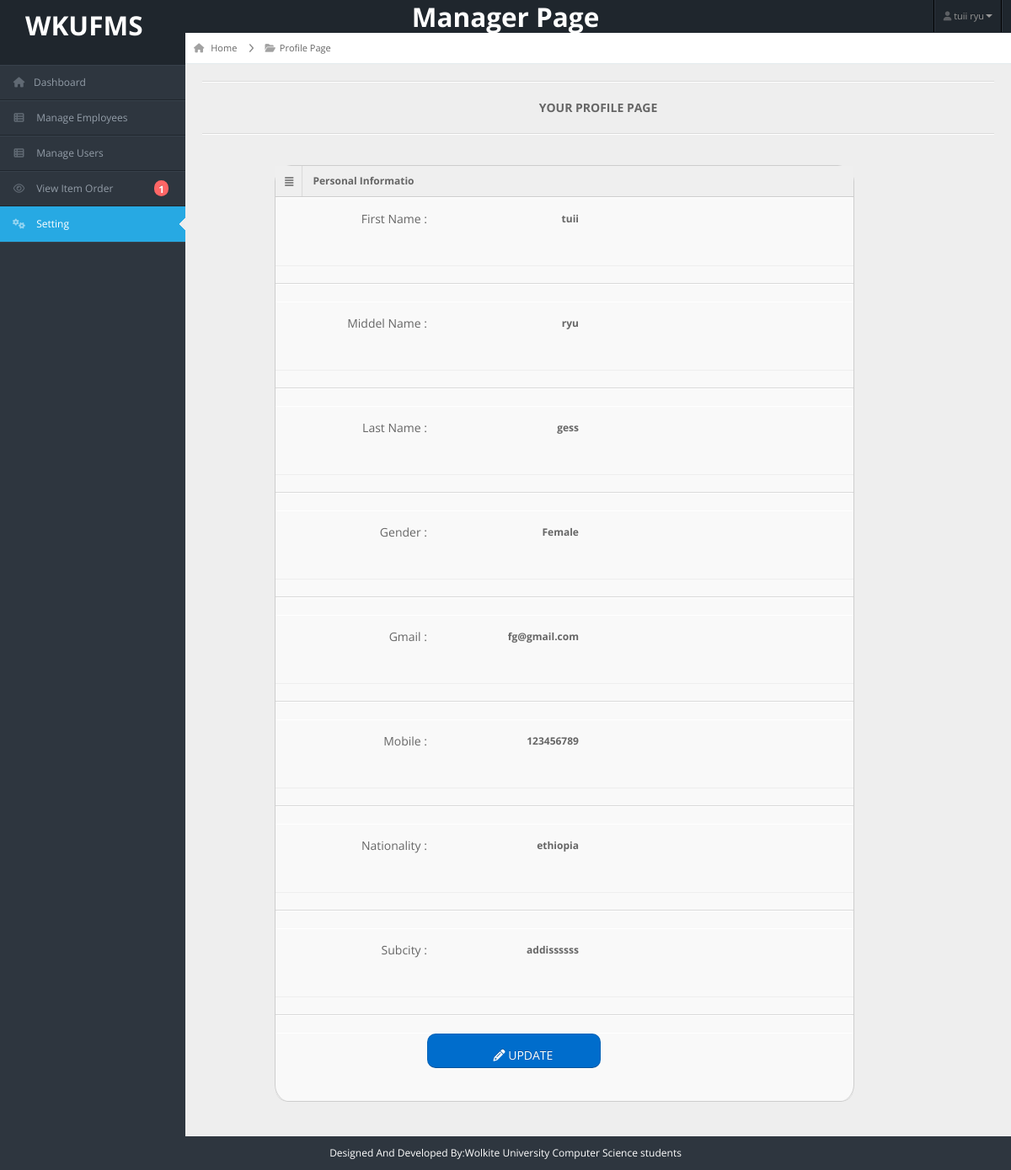
Page /manager/profile.php (signed in) on the earlier database version.
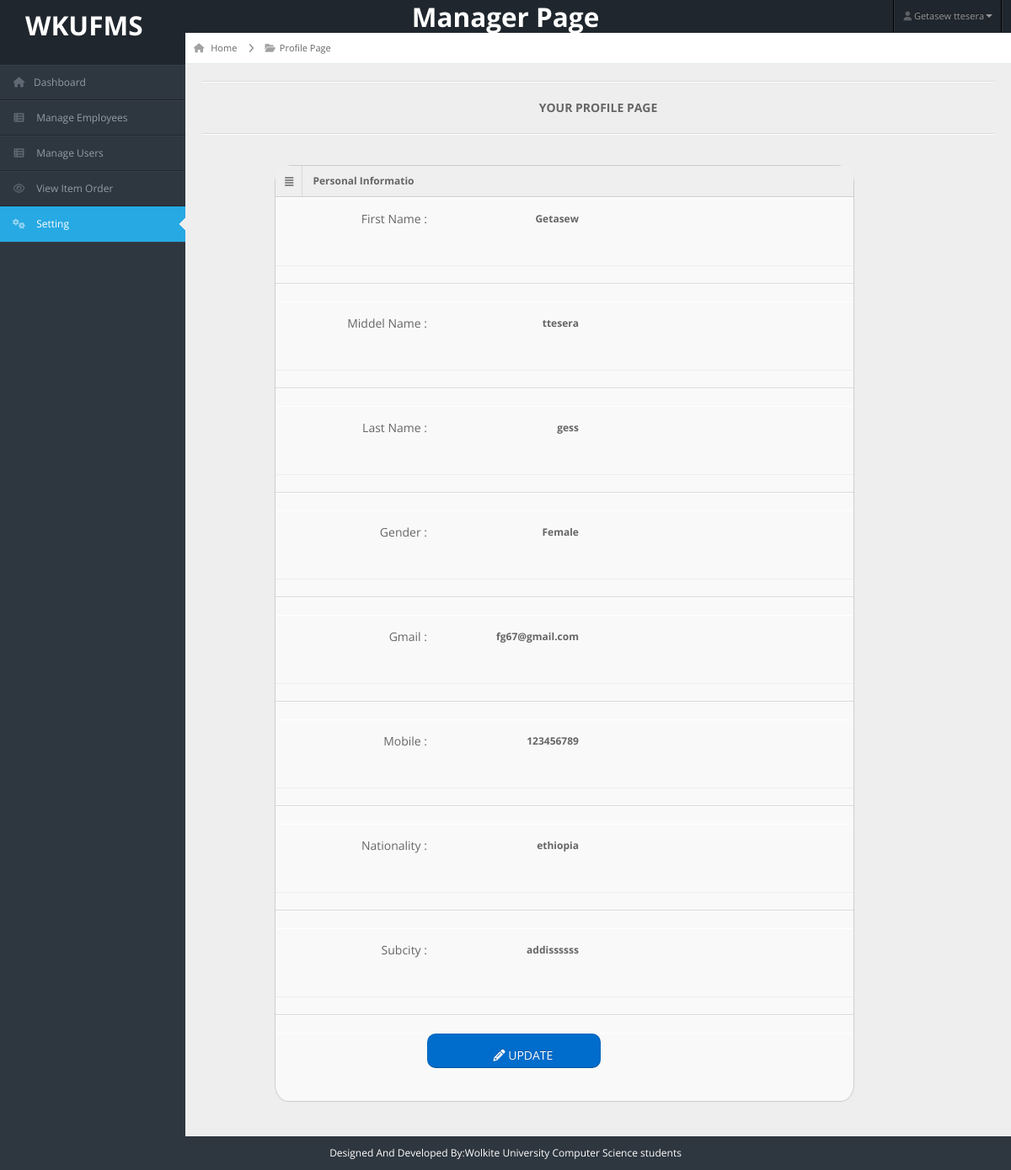
Same page on the later database version.
### tables this page shows
CREATE TABLE `employee` (
  `id` int(11) NOT NULL AUTO_INCREMENT,
  `emp_id` varchar(50) DEFAULT NULL,
  `fname` varchar(50) NOT NULL,
  `mname` varchar(50) NOT NULL,
  `lname` varchar(50) NOT NULL,
  `gender` varchar(20) NOT NULL,
  `age` int(11) NOT NULL,
  `gmail` varchar(100) NOT NULL,
  `phone` int(11) NOT NULL,
  `nationality` varchar(100) NOT NULL,
  `address` varchar(255) NOT NULL,
  `salary` float NOT NULL,
  `jop_position` varchar(100) NOT NULL,
  `status` int(100) NOT NULL,
  `avater` varchar(100) NOT NULL,
  PRIMARY KEY (`id`)
);

### manager/profile.php (the view, shortened to what the changed rows need)
<?php
include("header.php");
include("../connection.php");
$profile = mysqli_query($con, "SELECT * FROM employee WHERE id='$manager_id'") or
    die("Error occurde in profile query" . mysqli_error($con));
$row = mysqli_fetch_array($profile);
?>
<div id="content">
    <div class="container-fluid">
        <div class="row-fluid">
            <div class="span11">
                <div class="widget-box" style="border-radius: 20px; margin-right:10%; margin-left:10%">
                    <div class="widget-content nopadding" style="border-radius: 15px; margin: right 10px">
                        <form action="#" method="Post" class="form-horizontal">
                            <div class="control-group" id="profile">
                                <label class="control-label">First Name :</label>
                                <strong class="control-label"><?php echo $row['fname']; ?>
                                </strong>
                            </div>
                            <div class="control-group" id="profile">
                                <label class="control-label">Middel Name :</label>
                                <strong class="control-label" id="a"><?php echo $row['mname']; ?>
                                </strong>
                            </div>
                            <div class="control-group" id="profile">
                                <label class="control-label">Last Name :</label>
                                <strong class="control-label"><?php echo $row['lname']; ?>
                                </strong>
                            </div>
                            <div class="control-group" id="profile">
                                <label class="control-label">Gmail :</label>
                                <strong class="control-label"><?php echo $row['gmail']; ?>
                                </strong>
                            </div>
                            <div class="control-group" id="profile">
                                <label class="control-label">Mobile :</label>
                                <strong class="control-label"><?php echo $row['phone']; ?>
                                </strong>
                            </div>
                            <div class="control-group" id="profile">
                                <label class="control-label">Nationality :</label>
                                <strong class="control-label"><?php echo $row['nationality']; ?>
                                </strong>
                            </div>
                            <div class="control-group" id="profile">
                                <label class="control-label">Subcity :</label>
                                <strong class="control-label"><?php echo $row['address']; ?>
                                </strong>
                            </div>
                        </form>
                    </div>
                </div>
            </div>
        </div>
    </div>
</div>
<?php
include("footer.php");
?>

### manager/header.php (shortened to what the changed rows need)
<?php
include("../connection.php");
$manager_id = $_SESSION['manager_id'];
$full_name = $_SESSION['fname'] . ' ' . $_SESSION['mname'];
$result = mysqli_query($con, "SELECT *from item_order where aprove='0';");
$un_read = mysqli_num_rows($result);
?>
<!DOCTYPE html>
<html lang="en">
<head>
    <link rel="stylesheet" href="../bootstrap/css/bootstrap.min.css" />
    <link rel="stylesheet" href="../bootstrap/css/bootstrap-responsive.min.css" />
    <link rel="stylesheet" href="../bootstrap/css/fullcalendar.css" />
    <link rel="stylesheet" href="../bootstrap/css/matrix-style.css" />
    <link rel="stylesheet" href="../bootstrap/css/matrix-media.css" />
    <link rel="stylesheet" href="../bootstrap/font-awesome/css/font-awesome.css" />
    <link rel="stylesheet" href="../bootstrap/css/jquery.gritter.css" />
    <link rel="stylesheet" href="../boot/all.min.css" />
</head>
<body>
    <div id="header">
        <h2 style="color: white;position: absolute">
            <a href="demo.php" style="color:white; margin-left: 30px; margin-top: 40px">WKUFMS</a>
        </h2>
        <h2 style="color: white;">
            <center>Manager Page</center>
        </h2>
    </div>
    <div id="user-nav" class="navbar navbar-inverse">
        <ul class="nav">
            <li class="dropdown" id="profile-messages">
                <a title="Your profile" href="#" data-toggle="dropdown" data-target="#profile-messages"
                    class="dropdown-toggle"><i class="icon icon-user"></i> <span
                        class="text"><?php echo $full_name; ?></span><b class="caret"></b></a>
            </li>
        </ul>
    </div>
    <div id="sidebar">
        <?php $page_active = substr($_SERVER["SCRIPT_NAME"], strrpos($_SERVER["SCRIPT_NAME"], "/") + 1); ?>
        <ul id="bar">
            <li class="<?= $page_active == 'view_item_order.php' ? 'active' : '' ?>">
                <a href="view_item_order.php"><i class="icon-eye-open"></i>
                    <span>View Item Order</span>
                    <?php if ($un_read > 0) {
                        echo '<span class="label label-important" style="border-radius:30px">' . $un_read . '</span>';
                    } ?></a>
            </li>
        </ul>
    </div>

Differences in the rows shown:
changed employee "gess": fname "tuii" → "Getasew"; mname "ryu" → "ttesera"; gmail "fg@gmail.com" → "fg67@gmail.com"
Other differences:
$full_name: "tuii ryu" → "Getasew ttesera"
$un_read: "1" → (not shown)
